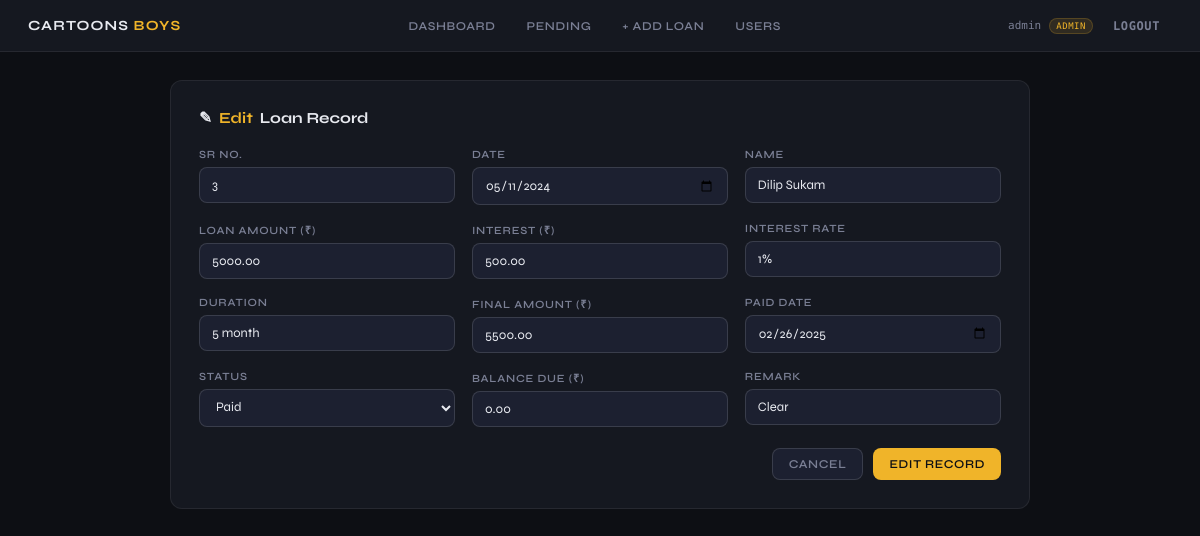
Page /edit/3/ (signed in) on the committed database.
### loans/models.py (models this page shows, shortened)
class LoanRecord(models.Model):
    STATUS_CHOICES = [
        ('paid', 'Paid'),
        ('pending', 'Pending'),
        ('emergency', 'Emergency'),
    ]
    sr = models.PositiveIntegerField(unique=True, verbose_name="Sr No.")
    date = models.DateField(verbose_name="Date")
    name = models.CharField(max_length=100, verbose_name="Name")
    loan_amount = models.DecimalField(max_digits=12, decimal_places=2, default=0, verbose_name="Loan Amount (₹)")
    interest = models.DecimalField(max_digits=12, decimal_places=2, default=0, verbose_name="Interest (₹)")
    interest_rate = models.CharField(max_length=10, default='0%', verbose_name="Interest Rate")
    duration = models.CharField(max_length=50, blank=True, null=True, verbose_name="Duration")
    final_amount = models.DecimalField(max_digits=12, decimal_places=2, default=0, verbose_name="Final Amount (₹)")
    paid_date = models.DateField(blank=True, null=True, verbose_name="Paid Date")
    status = models.CharField(max_length=20, choices=STATUS_CHOICES, default='pending', verbose_name="Status")
    balance = models.DecimalField(max_digits=12, decimal_places=2, default=0, verbose_name="Balance Due (₹)")
    remark = models.CharField(max_length=200, blank=True, default='', verbose_name="Remark")
    created_by = models.ForeignKey(User, on_delete=models.SET_NULL, null=True, related_name='created_loans')
    updated_at = models.DateTimeField(auto_now=True)
    created_at = models.DateTimeField(auto_now_add=True)
    class Meta:
        ordering = ['sr']
        verbose_name = "Loan Record"
        verbose_name_plural = "Loan Records"

### loans/views.py (the view)
    def wrapper(request, *args, **kwargs):
        if not request.user.is_authenticated:
            return redirect('login')
        if not request.user.is_staff:
            messages.error(request, 'Access denied. Admin only.')
            return redirect('dashboard')
        return view_func(request, *args, **kwargs)

### loans/views.py (called while the page is built)
def admin_required(view_func):
    def wrapper(request, *args, **kwargs):
        if not request.user.is_authenticated:
            return redirect('login')
        if not request.user.is_staff:
            messages.error(request, 'Access denied. Admin only.')
            return redirect('dashboard')
        return view_func(request, *args, **kwargs)
    return wrapper

@admin_required
def edit_loan(request, pk):
    loan = get_object_or_404(LoanRecord, pk=pk)
    if request.method == 'POST':
        form = LoanRecordForm(request.POST, instance=loan)
        if form.is_valid():
            form.save()
            messages.success(request, f'Loan #{loan.sr} updated successfully.')
            return redirect('dashboard')
    else:
        form = LoanRecordForm(instance=loan)
    return render(request, 'loans/loan_form.html', {'form': form, 'action': 'Edit', 'loan': loan})

### loans/templates/loans/loan_form.html (shortened to what this page needs)
{% extends 'loans/base.html' %}
{% block content %}
<div style="max-width:860px;margin:0 auto">
  <div class="card">
    <div class="card-title">{% if action == 'Add' %}+{% else %}✎{% endif %} <span>{{ action }}</span> Loan Record</div>
    <form method="post">
      <div class="form-grid">
        {% for field in form %}
        <div class="form-group">
          <label>{{ field.label }}</label>
          {{ field }}
        </div>
        {% endfor %}
      </div>
      <div class="form-actions">
        <a href="{% url 'dashboard' %}" class="btn btn-secondary">Cancel</a>
        <button type="submit" class="btn btn-primary">{{ action }} Record</button>
      </div>
    </form>
  </div>
</div>
{% endblock %}

### loans/templates/loans/base.html (shortened to what this page needs)
<!DOCTYPE html>
<html lang="en">
<head>
</head>
<body>
{% if user.is_authenticated %}
<nav>
  <div class="nav-brand">Cartoons <span>Boys</span></div>
  <div class="nav-links">
    <a href="{% url 'dashboard' %}" class="{% if request.resolver_match.url_name == 'dashboard' %}active{% endif %}">Dashboard</a>
    <a href="{% url 'pending_summary' %}" class="{% if request.resolver_match.url_name == 'pending_summary' %}active{% endif %}">Pending</a>
    {% if user.is_staff %}
    <a href="{% url 'add_loan' %}" class="{% if request.resolver_match.url_name == 'add_loan' %}active{% endif %}">+ Add Loan</a>
    <a href="{% url 'manage_users' %}" class="{% if request.resolver_match.url_name == 'manage_users' %}active{% endif %}">Users</a>
    {% endif %}
  </div>
  <div class="nav-user">
    <span>{{ user.username }}</span>
    {% if user.is_staff %}<span class="badge-admin">Admin</span>{% else %}<span class="badge-viewer">Viewer</span>{% endif %}
    <a href="{% url 'logout' %}" class="nav-btn">Logout</a>
  </div>
</nav>
{% endif %}
<div class="main">
{% block content %}{% endblock %}
</div>
</body>
</html>

### loans/templates/loans/base.html (style rules this page uses)
*,*::before,*::after { box-sizing:border-box;margin:0;padding:0 }
:root { --bg:#0d0f14;--surface:#151820;--surface2:#1c2030;--border:rgba(255,255,255,0.07);--border2:rgba(255,255,255,0.13);--text:#e8eaf0;--muted:#7a7f94;--accent:#f0b429;--accent2:#3b82f6;--green:#34d399;--red:#f87171;--orange:#fb923c;--font:'Syne',sans-serif;--mono:'DM Mono',monospace }
html { background:var(--bg);color:var(--text);font-family:var(--font);font-size:14px }
body { min-height:100vh }
nav { background:var(--surface);border-bottom:1px solid var(--border);padding:.9rem 2rem;display:flex;align-items:center;justify-content:space-between;position:sticky;top:0;z-index:100;gap:1rem;flex-wrap:wrap }
.nav-brand { font-size:1rem;font-weight:700;letter-spacing:.08em;text-transform:uppercase }
.nav-brand span { color:var(--accent) }
.nav-links { display:flex;align-items:center;gap:.5rem;flex-wrap:wrap }
.nav-links a,.nav-btn { font-size:12px;font-weight:600;letter-spacing:.05em;text-transform:uppercase;padding:6px 12px;border-radius:6px;text-decoration:none;color:var(--muted);transition:all .15s;border:none;cursor:pointer;background:transparent }
.nav-user { font-size:11px;color:var(--muted);font-family:var(--mono);display:flex;align-items:center;gap:8px }
.badge-admin { background:rgba(240,180,41,.12);color:var(--accent);border:1px solid rgba(240,180,41,.2);font-size:9px;padding:2px 6px;border-radius:99px;letter-spacing:.06em;text-transform:uppercase }
.main { padding:2rem;max-width:1400px;margin:0 auto }
.btn { display:inline-flex;align-items:center;gap:6px;font-family:var(--font);font-size:12px;font-weight:600;letter-spacing:.05em;text-transform:uppercase;padding:8px 16px;border-radius:8px;border:none;cursor:pointer;text-decoration:none;transition:all .15s }
.btn-primary { background:var(--accent);color:#0d0f14 }
.btn-secondary { background:var(--surface2);color:var(--muted);border:1px solid var(--border2) }
.card { background:var(--surface);border:1px solid var(--border);border-radius:12px;padding:2rem }
.card-title { font-size:1.1rem;font-weight:700;margin-bottom:1.5rem;display:flex;align-items:center;gap:.5rem }
.card-title span { color:var(--accent) }
.form-grid { display:grid;grid-template-columns:repeat(auto-fit,minmax(220px,1fr));gap:1.2rem }
.form-group { display:flex;flex-direction:column;gap:6px }
.form-group label { font-size:11px;font-weight:600;letter-spacing:.07em;text-transform:uppercase;color:var(--muted) }
.form-control { background:var(--surface2);border:1px solid var(--border2);border-radius:8px;color:var(--text);font-family:var(--font);font-size:13px;padding:9px 12px;outline:none;transition:border-color .2s;width:100% }
.form-control option { background:#1c2030 }
.form-actions { display:flex;gap:10px;margin-top:1.5rem;justify-content:flex-end }

### rows in the picture
LoanRecord: form "3" "05/11/2024" "Dilip Sukam" "5000.00" "500.00" "1%" "5 month" "5500.00" "02/26/2025" "Paid" "0.00" "Clear"

### other values in the picture
{{ user.username }} "admin"
{{ action }} "Edit"
{{ field.label }} "SR NO." "DATE" "NAME" "LOAN AMOUNT (₹)" "INTEREST (₹)" "INTEREST RATE" "DURATION" "FINAL AMOUNT (₹)" "PAID DATE" "STATUS" "BALANCE DUE (₹)" "REMARK"
{{ action }} "EDIT"
